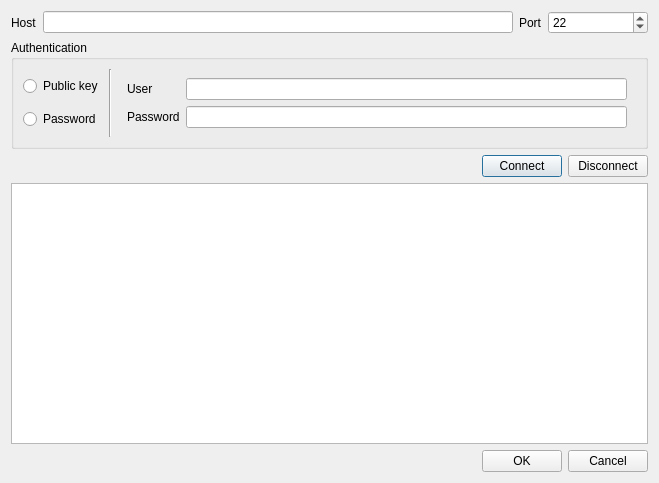
<?xml version="1.0" encoding="UTF-8"?>
<ui version="4.0">
 <class>Dialog</class>
 <widget class="QDialog" name="Dialog">
  <property name="geometry">
   <rect>
    <x>0</x>
    <y>0</y>
    <width>659</width>
    <height>483</height>
   </rect>
  </property>
  <property name="windowTitle">
   <string>Dialog</string>
  </property>
  <layout class="QVBoxLayout" name="verticalLayout_2">
   <item>
    <layout class="QHBoxLayout" name="horizontalLayout_4">
     <item>
      <widget class="QLabel" name="label">
       <property name="text">
        <string>Host</string>
       </property>
      </widget>
     </item>
     <item>
      <widget class="QLineEdit" name="lineEdit_host"/>
     </item>
     <item>
      <widget class="QLabel" name="label_2">
       <property name="text">
        <string>Port</string>
       </property>
      </widget>
     </item>
     <item>
      <widget class="QSpinBox" name="spinBox_port">
       <property name="minimumSize">
        <size>
         <width>100</width>
         <height>0</height>
        </size>
       </property>
       <property name="minimum">
        <number>0</number>
       </property>
       <property name="maximum">
        <number>65535</number>
       </property>
       <property name="value">
        <number>22</number>
       </property>
      </widget>
     </item>
    </layout>
   </item>
   <item>
    <widget class="QGroupBox" name="groupBox">
     <property name="title">
      <string>Authentication</string>
     </property>
     <layout class="QHBoxLayout" name="horizontalLayout_3">
      <item>
       <layout class="QVBoxLayout" name="verticalLayout">
        <item>
         <widget class="QRadioButton" name="radioButton_key">
          <property name="text">
           <string>Public key</string>
          </property>
         </widget>
        </item>
        <item>
         <widget class="QRadioButton" name="radioButton_pwd">
          <property name="text">
           <string>Password</string>
          </property>
         </widget>
        </item>
       </layout>
      </item>
      <item>
       <widget class="Line" name="line">
        <property name="orientation">
         <enum>Qt::Orientation::Vertical</enum>
        </property>
       </widget>
      </item>
      <item>
       <widget class="QFrame" name="frame_password_auth">
        <property name="frameShape">
         <enum>QFrame::Shape::NoFrame</enum>
        </property>
        <property name="frameShadow">
         <enum>QFrame::Shadow::Raised</enum>
        </property>
        <layout class="QGridLayout" name="gridLayout">
         <item row="0" column="0">
          <widget class="QLabel" name="label_3">
           <property name="text">
            <string>User</string>
           </property>
          </widget>
         </item>
         <item row="0" column="1">
          <widget class="QLineEdit" name="lineEdit_uid"/>
         </item>
         <item row="1" column="0">
          <widget class="QLabel" name="label_4">
           <property name="text">
            <string>Password</string>
           </property>
          </widget>
         </item>
         <item row="1" column="1">
          <widget class="QLineEdit" name="lineEdit_pwd">
           <property name="echoMode">
            <enum>QLineEdit::EchoMode::Password</enum>
           </property>
          </widget>
         </item>
        </layout>
       </widget>
      </item>
     </layout>
    </widget>
   </item>
   <item>
    <layout class="QHBoxLayout" name="horizontalLayout_2">
     <item>
      <spacer name="horizontalSpacer_2">
       <property name="orientation">
        <enum>Qt::Orientation::Horizontal</enum>
       </property>
       <property name="sizeHint" stdset="0">
        <size>
         <width>40</width>
         <height>20</height>
        </size>
       </property>
      </spacer>
     </item>
     <item>
      <widget class="QPushButton" name="pushButton_connect">
       <property name="text">
        <string>Connect</string>
       </property>
      </widget>
     </item>
     <item>
      <widget class="QPushButton" name="pushButton_disconnect">
       <property name="text">
        <string>Disconnect</string>
       </property>
      </widget>
     </item>
    </layout>
   </item>
   <item>
    <widget class="QListWidget" name="listWidget"/>
   </item>
   <item>
    <layout class="QHBoxLayout" name="horizontalLayout">
     <item>
      <spacer name="horizontalSpacer">
       <property name="orientation">
        <enum>Qt::Orientation::Horizontal</enum>
       </property>
       <property name="sizeHint" stdset="0">
        <size>
         <width>40</width>
         <height>20</height>
        </size>
       </property>
      </spacer>
     </item>
     <item>
      <widget class="QPushButton" name="pushButton_ok">
       <property name="text">
        <string>OK</string>
       </property>
      </widget>
     </item>
     <item>
      <widget class="QPushButton" name="pushButton_2">
       <property name="text">
        <string>Cancel</string>
       </property>
      </widget>
     </item>
    </layout>
   </item>
  </layout>
 </widget>
 <tabstops>
  <tabstop>lineEdit_host</tabstop>
  <tabstop>spinBox_port</tabstop>
  <tabstop>radioButton_key</tabstop>
  <tabstop>radioButton_pwd</tabstop>
  <tabstop>lineEdit_uid</tabstop>
  <tabstop>lineEdit_pwd</tabstop>
  <tabstop>pushButton_connect</tabstop>
  <tabstop>pushButton_disconnect</tabstop>
  <tabstop>listWidget</tabstop>
  <tabstop>pushButton_ok</tabstop>
  <tabstop>pushButton_2</tabstop>
 </tabstops>
 <resources/>
 <connections>
  <connection>
   <sender>pushButton_2</sender>
   <signal>clicked()</signal>
   <receiver>Dialog</receiver>
   <slot>reject()</slot>
   <hints>
    <hint type="sourcelabel">
     <x>329</x>
     <y>277</y>
    </hint>
    <hint type="destinationlabel">
     <x>306</x>
     <y>281</y>
    </hint>
   </hints>
  </connection>
 </connections>
</ui>
